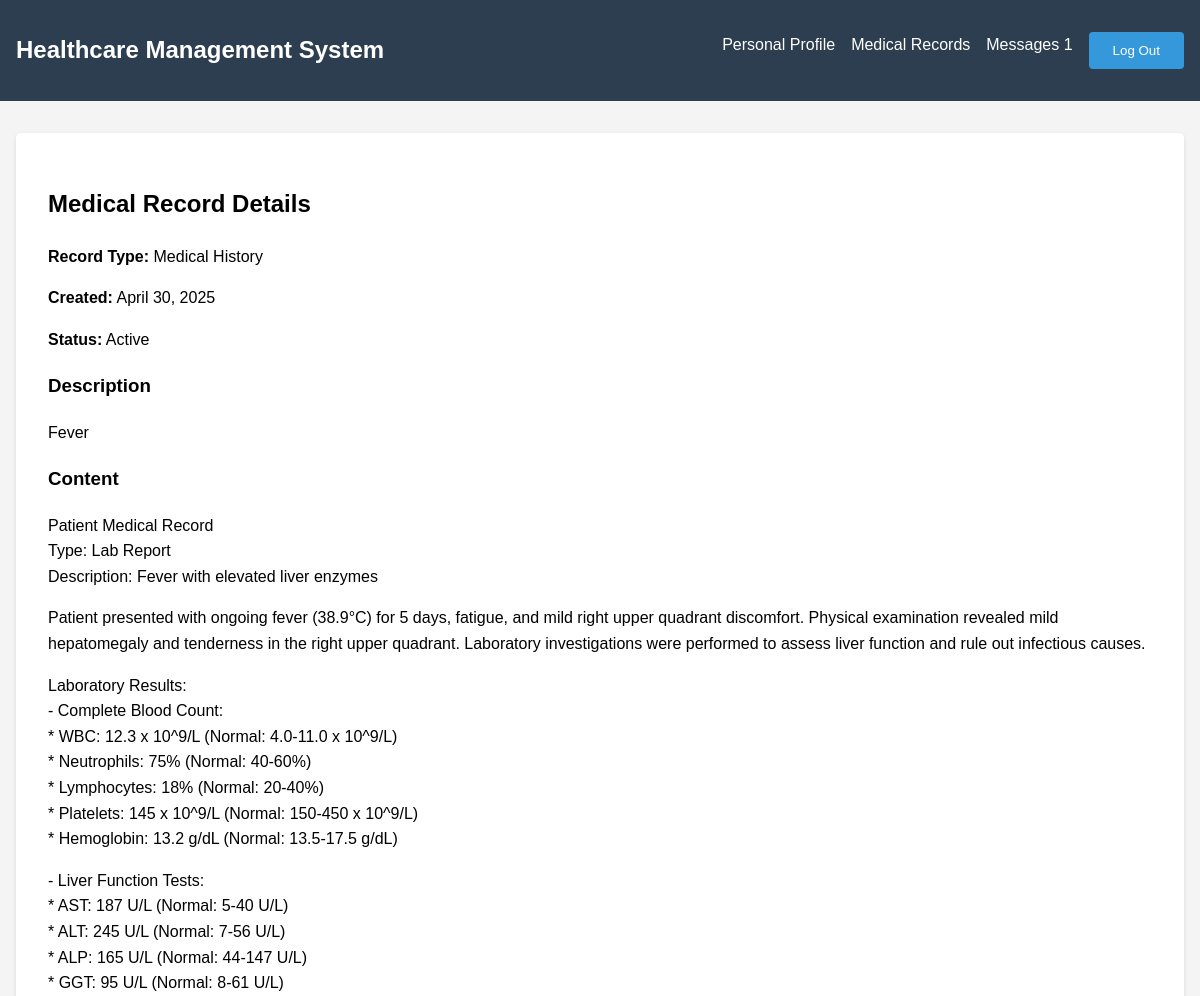
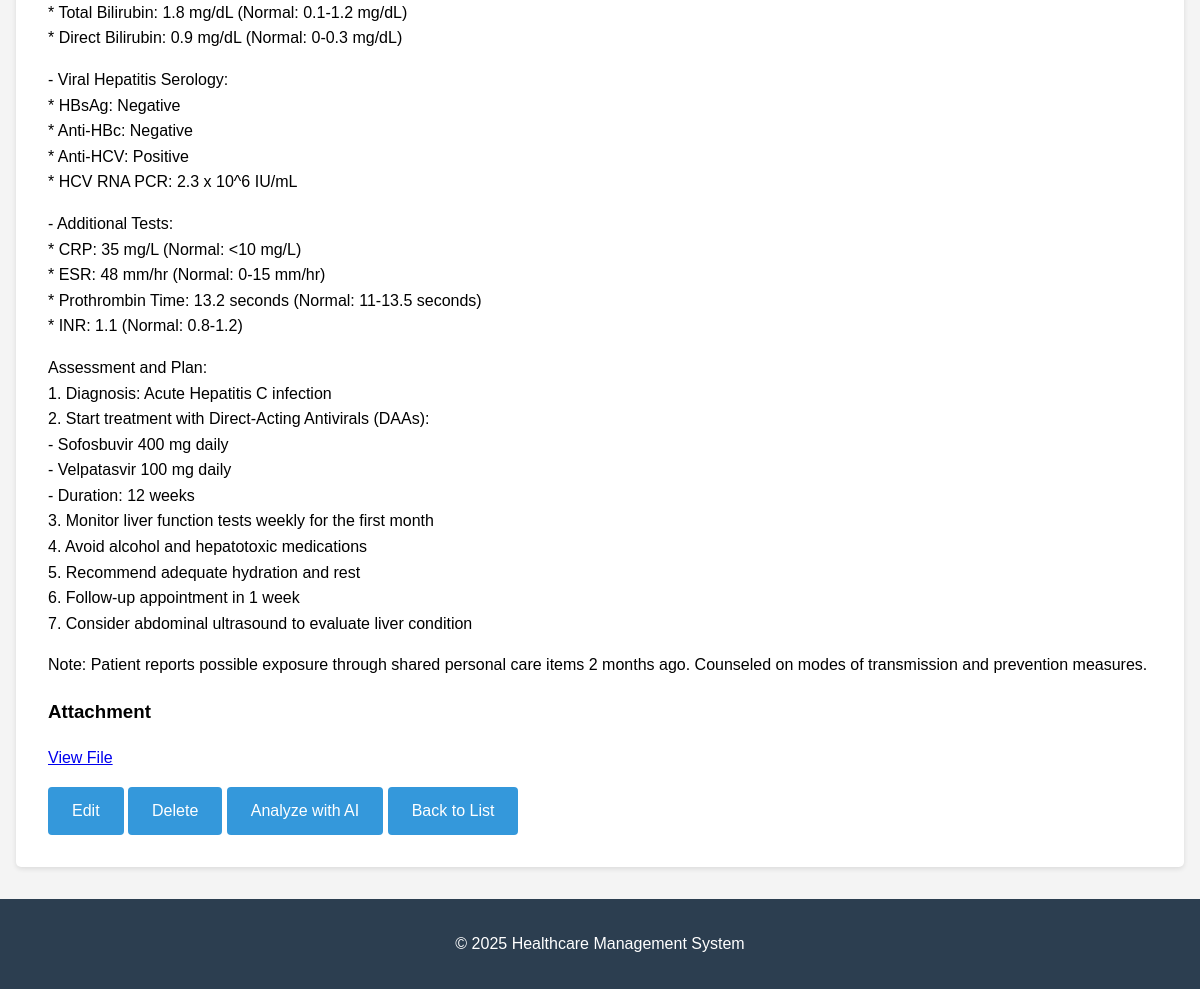
The page /ehr/record/2/ (signed in) on the database its author committed (2 pictures, top to bottom).
### ehr/models.py (models this page shows, shortened)
class MedicalRecord(models.Model):
    RECORD_TYPES = [
        ('History', 'Medical History'),
        ('Lab', 'Laboratory Report'),
        ('Prescription', 'Prescription'),
        ('Note', 'Medical Notes'),
        ('Imaging', 'Imaging Results'),
        ('Surgery', 'Surgical Report'),
        ('Consultation', 'Consultation Notes'),
        ('Other', 'Other'),
    ]
    STATUS_CHOICES = [
        ('Active', 'Active'),
        ('Archived', 'Archived'),
        ('Pending', 'Pending Review'),
    ]
    patient = models.ForeignKey(Patient, on_delete=models.CASCADE)
    record_type = models.CharField(max_length=50, choices=RECORD_TYPES)
    creation_date = models.DateTimeField(auto_now_add=True)
    update_date = models.DateTimeField(auto_now=True)
    created_by = models.ForeignKey(User, on_delete=models.PROTECT, related_name='created_records')
    updated_by = models.ForeignKey(User, on_delete=models.PROTECT, related_name='updated_records', null=True,
                                   blank=True)
    content = models.TextField(blank=True)
    attachments = models.FileField(upload_to='ehr_attachments/')
    description = models.CharField(max_length=255)
    tags = models.ManyToManyField(MedicalRecordTag, blank=True)
    status = models.CharField(max_length=20, choices=STATUS_CHOICES, default='Active')
    is_confidential = models.BooleanField(default=False, help_text="Mark as confidential to restrict access")
    class Meta:
        ordering = ['-creation_date']

### ehr/views.py (the view)
# urls.py: path('record/<int:pk>/', views.EHRDetailView.as_view(), name='ehr_detail'),
class EHRDetailView(LoginRequiredMixin, DetailView):
    model = MedicalRecord
    template_name = 'ehr/detail.html'
    context_object_name = 'record'
    def get_queryset(self):
        if self.request.user.role == 'PATIENT':
            return MedicalRecord.objects.filter(patient=self.request.user.patient)
        return MedicalRecord.objects.all()

### ehr/templates/ehr/detail.html (shortened to what this page needs)
{% extends 'base.html' %}
{% block content %}
<div class="ehr-detail-container">
    <h2>Medical Record Details</h2>
    <div class="record-meta">
        <p><strong>Record Type:</strong> {{ record.get_record_type_display }}</p>
        <p><strong>Created:</strong> {{ record.creation_date|date:"F j, Y" }}</p>
        <p><strong>Status:</strong> {{ record.status }}</p>
    </div>
    <div class="record-content">
        <h3>Description</h3>
        <p>{{ record.description }}</p>
        {% if record.content %}
            <h3>Content</h3>
            <div class="content-box">
                {{ record.content|linebreaks }}
            </div>
        {% endif %}
        <h3>Attachment</h3>
        <a href="{{ record.attachments.url }}" target="_blank" class="attachment-link">View File</a>
    </div>
    <div class="record-actions">
        <a href="{% url 'ehr_update' record.id %}" class="btn">Edit</a>
        <a href="{% url 'ehr_delete' record.id %}" class="btn btn-danger">Delete</a>
        <a href="{% url 'analyze_medical_record' record.id %}" class="btn btn-primary">Analyze with AI</a>
        <a href="{% url 'ehr_list' %}" class="btn btn-secondary">Back to List</a>
    </div>
</div>
{% endblock %}

### templates/base.html (style rules this page uses)
body { font-family: Arial, sans-serif; line-height: 1.6; margin: 0; padding: 0; background-color: #f4f4f4; }
.btn { display: inline-block; background-color: #3498db; color: white; text-decoration: none; padding: 0.7rem 1.5rem; border-radius: 4px; margin-top: 1rem; }

### rows shown on the page
MedicalRecord: record_type "Medical History", creation_date "April 30, 2025", status "Active", description "Fever", content "Patient Medical Record Type: Lab Report Description: Fever with elevated liver enzymes Patient presented with ongoing fever (38.9°C) for 5 days, fatigue, and mild right upper quadrant discomfort. Physical examination revealed mild hepatomegaly and tenderness in the right upper quadrant. Laboratory investigations were performed to assess liver function and rule out infectious causes. Laboratory Results: - Complete Blood Count: * WBC: 12.3 x 10^9/L (Normal: 4.0-11.0 x 10^9/L) * Neutrophils: 75% (Normal: 40-60%) * Lymphocytes: 18% (Normal: 20-40%) * Platelets: 145 x 10^9/L (Normal: 150-450 x 10^9/L) * Hemoglobin: 13.2 g/dL (Normal: 13.5-17.5 g/dL) - Liver Function Tests: * AST: 187 U/L…"
